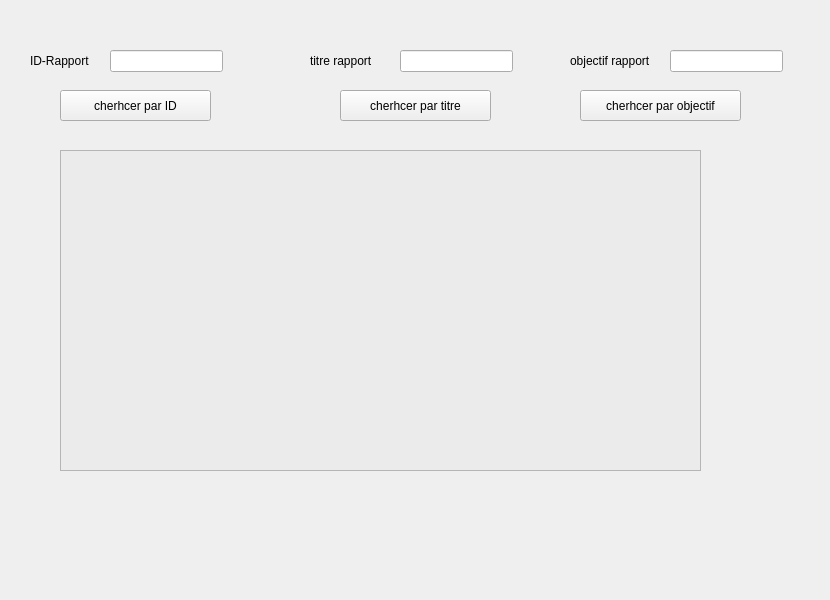
      <widget class="QWidget" name="tab_11">
       <attribute name="title">
        <string>rechercher</string>
       </attribute>
       <widget class="QPushButton" name="le_chercher">
        <property name="geometry">
         <rect>
          <x>60</x>
          <y>90</y>
          <width>151</width>
          <height>31</height>
         </rect>
        </property>
        <property name="text">
         <string>cherhcer par ID</string>
        </property>
       </widget>
       <widget class="QLabel" name="label_28">
        <property name="geometry">
         <rect>
          <x>30</x>
          <y>50</y>
          <width>91</width>
          <height>21</height>
         </rect>
        </property>
        <property name="text">
         <string>ID-Rapport</string>
        </property>
       </widget>
       <widget class="QLineEdit" name="id_recherche">
        <property name="geometry">
         <rect>
          <x>110</x>
          <y>50</y>
          <width>113</width>
          <height>22</height>
         </rect>
        </property>
       </widget>
       <widget class="QLabel" name="label_29">
        <property name="geometry">
         <rect>
          <x>310</x>
          <y>50</y>
          <width>91</width>
          <height>21</height>
         </rect>
        </property>
        <property name="text">
         <string>titre rapport</string>
        </property>
       </widget>
       <widget class="QLineEdit" name="titre_recherche">
        <property name="geometry">
         <rect>
          <x>400</x>
          <y>50</y>
          <width>113</width>
          <height>22</height>
         </rect>
        </property>
       </widget>
       <widget class="QPushButton" name="le_chercher_2">
        <property name="geometry">
         <rect>
          <x>340</x>
          <y>90</y>
          <width>151</width>
          <height>31</height>
         </rect>
        </property>
        <property name="text">
         <string>cherhcer par titre</string>
        </property>
       </widget>
       <widget class="QLabel" name="label_30">
        <property name="geometry">
         <rect>
          <x>570</x>
          <y>50</y>
          <width>91</width>
          <height>21</height>
         </rect>
        </property>
        <property name="text">
         <string>objectif rapport</string>
        </property>
       </widget>
       <widget class="QLineEdit" name="objectif_recherche">
        <property name="geometry">
         <rect>
          <x>670</x>
          <y>50</y>
          <width>113</width>
          <height>22</height>
         </rect>
        </property>
       </widget>
       <widget class="QPushButton" name="le_chercher_3">
        <property name="geometry">
         <rect>
          <x>580</x>
          <y>90</y>
          <width>161</width>
          <height>31</height>
         </rect>
        </property>
        <property name="text">
         <string>cherhcer par objectif</string>
        </property>
       </widget>
       <widget class="QLabel" name="label_146">
        <property name="geometry">
         <rect>
          <x>-20</x>
          <y>-40</y>
          <width>821</width>
          <height>591</height>
         </rect>
        </property>
        <property name="text">
         <string/>
        </property>
        <property name="pixmap">
         <pixmap>../../palette.jpg</pixmap>
        </property>
        <property name="scaledContents">
         <bool>true</bool>
        </property>
       </widget>
       <widget class="QTableView" name="tab_rapport_3">
        <property name="geometry">
         <rect>
          <x>60</x>
          <y>150</y>
          <width>641</width>
          <height>321</height>
         </rect>
        </property>
        <property name="styleSheet">
         <string notr="true">background-color: rgb(235, 235, 235);</string>
        </property>
       </widget>
       <zorder>label_146</zorder>
       <zorder>le_chercher</zorder>
       <zorder>label_28</zorder>
       <zorder>id_recherche</zorder>
       <zorder>label_29</zorder>
       <zorder>titre_recherche</zorder>
       <zorder>le_chercher_2</zorder>
       <zorder>label_30</zorder>
       <zorder>objectif_recherche</zorder>
       <zorder>le_chercher_3</zorder>
       <zorder>tab_rapport_3</zorder>
      </widget>
